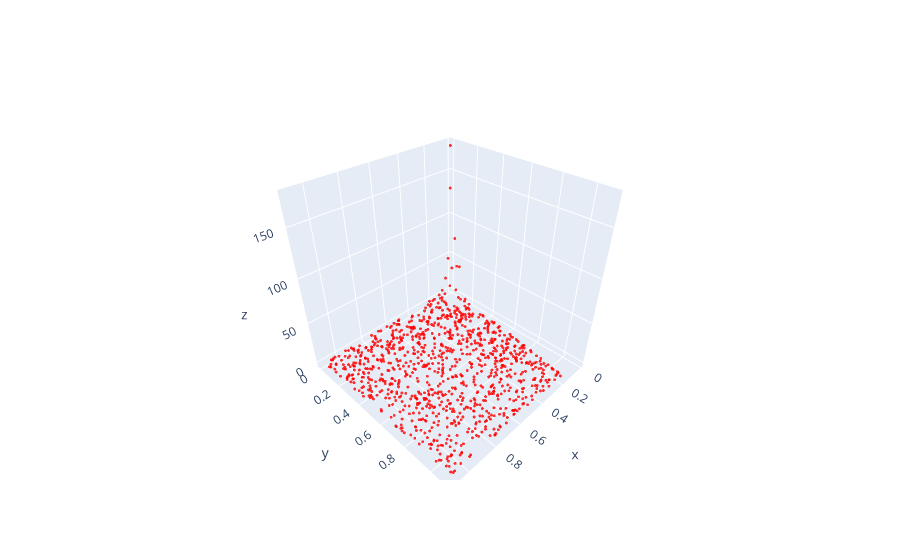

The notebook cell saved with this chart:
### Markdown cell above
## Joint data in pipeline

### Code cell
import numpy as np
import plotly.graph_objects as go
import plotly.io as pio

data_in_pipeline = np.loadtxt('data/processed_data/dijet_joint_data_in_pipeline.csv', delimiter=',', skiprows=1)
indices = np.random.choice(data_in_pipeline.shape[0], size=1000, replace=False)
data = data_in_pipeline[indices]
fig = go.Figure(data=[go.Scatter3d(
    x=data[:, 0],
    y=data[:, 1],
    z=data[:, 2],
    mode='markers',
    marker=dict(
        size=1,
        color='red',
        opacity=0.8
    )
)])

# fig.show(renderer='browser')
pio.show(fig)

### Figure 1 — Plotly figure (JSON) as saved in the notebook; plotly's stock layout.template omitted (floating-point values rounded to 4 significant figures; data arrays with more than 128 entries replaced by an {"elided": "..."} marker saying what was removed)
{"data": [{"marker": {"color": "red", "opacity": 0.8, "size": 1}, "mode": "markers", "type": "scatter3d", "x": {"elided": "1000 float values"}, "y": {"elided": "1000 float values"}, "z": {"elided": "1000 float values"}}], "layout": {}}
